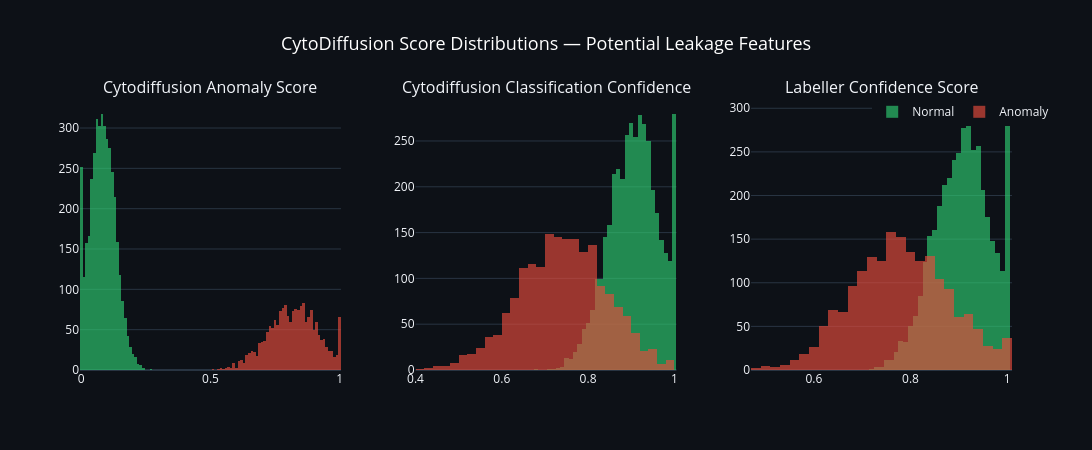

Write notebook code for a chart like this one.
### Markdown cell above
### 3.5 — CytoDiffusion Anomaly Score Analysis

### Code cell
# ─── CytoDiffusion Score Analysis — Interactive Plotly ───
import plotly.graph_objects as go
from plotly.subplots import make_subplots

normal_data  = df[df['anomaly_label'] == 0]
anomaly_data = df[df['anomaly_label'] == 1]

score_cols = ['cytodiffusion_anomaly_score', 'cytodiffusion_classification_confidence',
              'labeller_confidence_score']
score_cols = [c for c in score_cols if c in df.columns]

fig = make_subplots(rows=1, cols=len(score_cols),
                    subplot_titles=[c.replace('_', ' ').title() for c in score_cols],
                    horizontal_spacing=0.08)

for i, col in enumerate(score_cols):
    for data, name, color in [(normal_data, 'Normal', '#2ECC71'),
                               (anomaly_data, 'Anomaly', '#E74C3C')]:
        if col in data.columns:
            fig.add_trace(go.Histogram(
                x=data[col], name=name,
                marker_color=color, opacity=0.65,
                nbinsx=50,
                showlegend=(i == 0),
                hovertemplate=f'{col}<br>' + 'Value: %{x:.3f}<br>Count: %{y}<extra></extra>'
            ), row=1, col=i+1)

fig.update_layout(
    template='plotly_dark',
    barmode='overlay',
    height=450, width=1200,
    title=dict(text='CytoDiffusion Score Distributions — Potential Leakage Features',
               font=dict(size=18, color='white'), x=0.5),
    paper_bgcolor='#0D1117', plot_bgcolor='#0D1117',
    legend=dict(x=0.85, y=1.01, orientation='h')
)

fig.show()

print('\nDATA LEAKAGE WARNING:')
print('   - These features show near-perfect separation between Normal and Anomaly.')
print('   - They likely contain information derived from the target variable.')
print('   - They MUST be excluded from model training to avoid overly optimistic results.')

### Figure 1 — Plotly figure (JSON) as saved in the notebook; plotly's stock layout.template omitted (floating-point values rounded to 4 significant figures; data arrays with more than 128 entries replaced by an {"elided": "..."} marker saying what was removed)
{"data": [{"hovertemplate": "cytodiffusion_anomaly_score<br>Value: %{x:.3f}<br>Count: %{y}<extra></extra>", "marker": {"color": "#2ECC71"}, "name": "Normal", "nbinsx": 50, "opacity": 0.65, "showlegend": true, "type": "histogram", "x": {"elided": "4000 float values"}, "xaxis": "x", "yaxis": "y"}, {"hovertemplate": "cytodiffusion_anomaly_score<br>Value: %{x:.3f}<br>Count: %{y}<extra></extra>", "marker": {"color": "#E74C3C"}, "name": "Anomaly", "nbinsx": 50, "opacity": 0.65, "showlegend": true, "type": "histogram", "x": {"elided": "1880 float values"}, "xaxis": "x", "yaxis": "y"}, {"hovertemplate": "cytodiffusion_classification_confidence<br>Value: %{x:.3f}<br>Count: %{y}<extra></extra>", "marker": {"color": "#2ECC71"}, "name": "Normal", "nbinsx": 50, "opacity": 0.65, "showlegend": false, "type": "histogram", "x": {"elided": "4000 float values"}, "xaxis": "x2", "yaxis": "y2"}, {"hovertemplate": "cytodiffusion_classification_confidence<br>Value: %{x:.3f}<br>Count: %{y}<extra></extra>", "marker": {"color": "#E74C3C"}, "name": "Anomaly", "nbinsx": 50, "opacity": 0.65, "showlegend": false, "type": "histogram", "x": {"elided": "1880 float values"}, "xaxis": "x2", "yaxis": "y2"}, {"hovertemplate": "labeller_confidence_score<br>Value: %{x:.3f}<br>Count: %{y}<extra></extra>", "marker": {"color": "#2ECC71"}, "name": "Normal", "nbinsx": 50, "opacity": 0.65, "showlegend": false, "type": "histogram", "x": {"elided": "4000 float values"}, "xaxis": "x3", "yaxis": "y3"}, {"hovertemplate": "labeller_confidence_score<br>Value: %{x:.3f}<br>Count: %{y}<extra></extra>", "marker": {"color": "#E74C3C"}, "name": "Anomaly", "nbinsx": 50, "opacity": 0.65, "showlegend": false, "type": "histogram", "x": {"elided": "1880 float values"}, "xaxis": "x3", "yaxis": "y3"}], "layout": {"annotations": [{"font": {"size": 16}, "showarrow": false, "text": "Cytodiffusion Anomaly Score", "x": 0.14, "xanchor": "center", "xref": "paper", "y": 1, "yanchor": "bottom", "yref": "paper"}, {"font": {"size": 16}, "showarrow": false, "text": "Cytodiffusion Classification Confidence", "x": 0.5, "xanchor": "center", "xref": "paper", "y": 1, "yanchor": "bottom", "yref": "paper"}, {"font": {"size": 16}, "showarrow": false, "text": "Labeller Confidence Score", "x": 0.86, "xanchor": "center", "xref": "paper", "y": 1, "yanchor": "bottom", "yref": "paper"}], "barmode": "overlay", "height": 450, "legend": {"orientation": "h", "x": 0.85, "y": 1.01}, "paper_bgcolor": "#0D1117", "plot_bgcolor": "#0D1117", "title": {"font": {"color": "white", "size": 18}, "text": "CytoDiffusion Score Distributions — Potential Leakage Features", "x": 0.5}, "width": 1200, "xaxis": {"anchor": "y", "domain": [0, 0.28]}, "xaxis2": {"anchor": "y2", "domain": [0.36, 0.64]}, "xaxis3": {"anchor": "y3", "domain": [0.72, 1]}, "yaxis": {"anchor": "x", "domain": [0, 1]}, "yaxis2": {"anchor": "x2", "domain": [0, 1]}, "yaxis3": {"anchor": "x3", "domain": [0, 1]}}}
